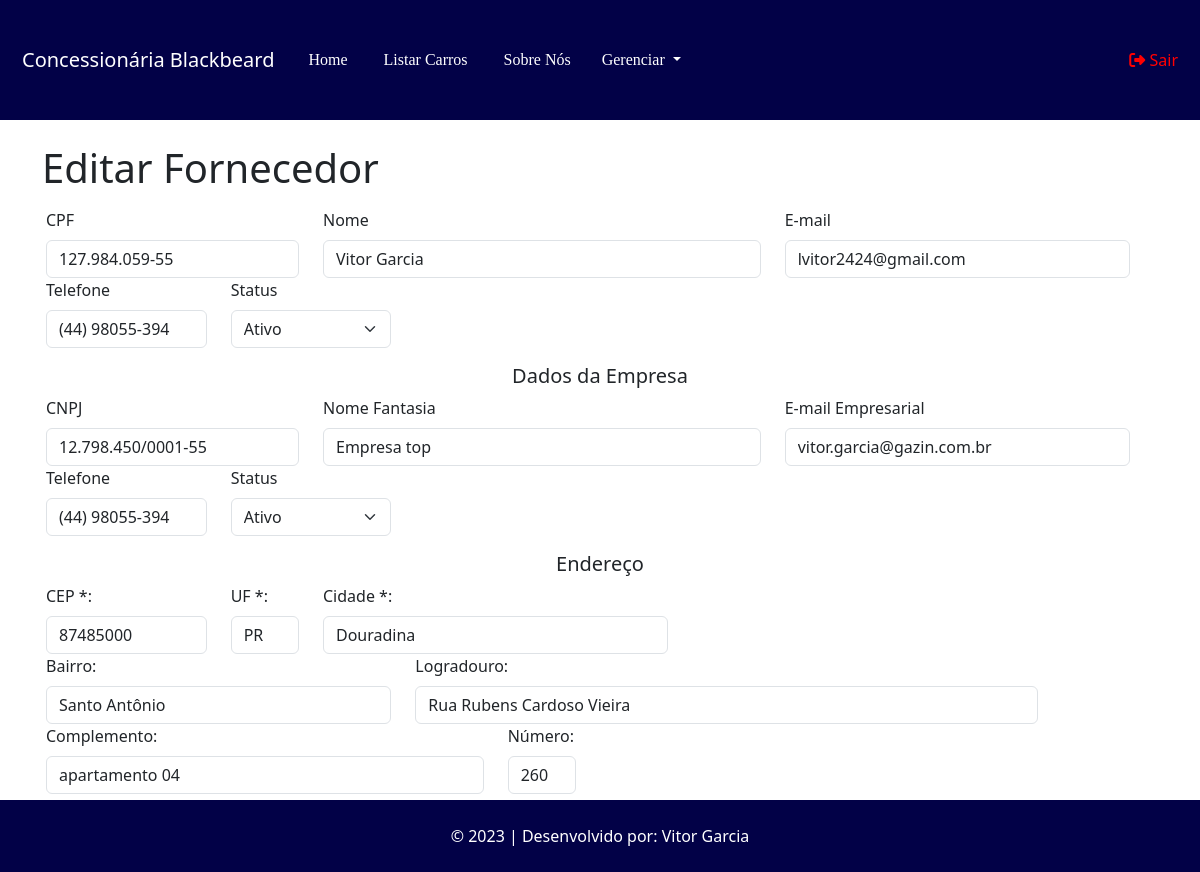
/fornecedor/edicao/1 (signed in), run on the app's committed database.
### tables this page shows
CREATE TABLE `fornecedor` (
  `id` int(11) NOT NULL,
  `nome` varchar(100) NOT NULL,
  `telefone` varchar(20) NOT NULL,
  `email` varchar(100) NOT NULL,
  `cpf` char(15) NOT NULL,
  `status` varchar(12) NOT NULL,
  `cep` varchar(10) DEFAULT NULL,
  `uf` varchar(2) DEFAULT NULL,
  `cidade` varchar(255) DEFAULT NULL,
  `bairro` varchar(255) DEFAULT NULL,
  `logradouro` varchar(255) DEFAULT NULL,
  `complemento` varchar(255) DEFAULT NULL,
  `numero` varchar(10) DEFAULT NULL,
  `cnpj` char(20) NOT NULL,
  `email_empresa` varchar(100) NOT NULL,
  `nome_fantasia` varchar(255) NOT NULL
);

### App/Controllers/Controller.php (called while the page is built, shortened)
<?php
abstract class Controller
{
    private $viewVar;
    public function render($view)
    {
        $viewVar = $this->getViewVar();
        require_once PATH . '/App/Views/layouts/cabecalho.php';
        require_once PATH . '/App/Views/layouts/menu.php';
        require_once PATH . '/App/Views/' . $view . '.php';
        require_once PATH . '/App/Views/layouts/rodape.php';
    }
    public function getViewVar()
    {
        return $this->viewVar;
    }
    public function setViewParam($varName, $varValue)
    {
        if ($varName != "" && $varValue != "") {
            $this->viewVar[$varName] = $varValue;
        }
    }
}

### App/Controllers/FornecedorController.php (called while the page is built, shortened)
<?php
class FornecedorController extends Controller
{
    public function edicao($params){
        $idFornecedor = $params[0];
        $fornecedorDAO = new FornecedorDAO();
        $fornecedor = $fornecedorDAO->listar($idFornecedor);
        $this->render('/fornecedor/editar');
    }
}

### index.php (called while the page is built, shortened)
<?php
try {
    $app = new App();
    $app->run();
}catch (\Exception $e){
    $oError = new Erro($e);
    $oError->render();
}

### App/Lib/Conexao.php (called while the page is built, shortened)
<?php
class Conexao
{
    private static $connection;
    public static function getConnection()
    {
        $pdoConfig = DB_DRIVER . ":" . "host=" . DB_HOST . ";";
        $pdoConfig .= "dbname=" . DB_NAME . ";";
        try {
            if (!isset(self::$connection)) {
                self::$connection = new PDO($pdoConfig, DB_USER, DB_PASSWORD);
                self::$connection->setAttribute(PDO::ATTR_ERRMODE, PDO::ERRMODE_EXCEPTION);
            }
            return self::$connection;
        } catch (PDOException $e) {
            throw new Exception("Erro de conexão com o banco de dados", 500);
        }
    }
}

### App/Models/DAO/BaseDAO.php (called while the page is built, shortened)
<?php
abstract class BaseDAO
{
    private $conexao;
    public function __construct()
    {
        $this->conexao = Conexao::getConnection();
    }
    public function select($sql)
    {
        if (!empty($sql)) {
            return $this->conexao->query($sql);
        }
    }
}

### App/Models/DAO/FornecedorDAO.php (called while the page is built, shortened)
<?php
class FornecedorDAO extends BaseDAO{
    public function listar($id = null){
        if($id){
            $resultado = $this->select(
                "SELECT * FROM fornecedor WHERE id = $id"
            );
            return $resultado->fetchObject(Fornecedor::class);
        } else {
            $resultado = $this->select(
                'SELECT * FROM fornecedor'
            );
            return $resultado->fetchAll(\PDO::FETCH_CLASS, Fornecedor::class);
        }
        return false;
    }
}
?>

### App/Models/Entidades/Fornecedor.php (called while the page is built, shortened)
<?php
class Fornecedor{
     private $id;
     private $nome;
     private $nome_fantasia;
     private $telefone;
     private $email;
     private $email_empresa;
     private $cpf;
     private $cnpj;
     private $status;
     private $cep;
     private $uf;
     private $cidade;
     private $bairro;
     private $logradouro;
     private $complemento;
     private $numero;
     public function getId(){
        return $this->id;
   }
   function getNome(){
        return $this->nome;
   }
    function getNome_fantasia(){
        return $this->nome_fantasia;
    }
   public function getTelefone(){
        return $this->telefone;
   }
   public function getEmail(){
        return $this->email;
   }
   public function getCpf(){
         return $this->cpf;
   }
    public function getEmail_empresa(){
        return $this->email_empresa;
    }
    public function getCnpj(){
        return $this->cnpj;
    }
   public function getStatus(){
        return $this->status;
   }
   public function getCep(){
     return $this->cep;
   }
   public function getUf(){
       return $this->uf;
   }
   public function getCidade(){
       return $this->cidade;
   }
   public function getBairro(){
       return $this->bairro;
   }
   public function getLogradouro(){
       return $this->logradouro;
   }
   public function getComplemento(){
       return $this->complemento;
   }
   public function getNumero(){
       return $this->numero;
   }
}
?>

### App/Views/fornecedor/editar.php (the view, shortened to what this page needs)
<?php
$fornecedor = $viewVar['fornecedor'];
$fornecedorDAO = new FornecedorDAO();
$fornecedor = $fornecedorDAO->listar($fornecedor->getId());
if (isset($_SESSION['login'])) {
?>
<div class="container">
  <br>
    <h1>Editar Fornecedor</h1>
  <br>
  <form action="http://<?php echo APP_HOST; ?>/fornecedor/atualizar" method="post" class="row g-3">
    <div class="row">
        <div class="col-md-3">
                <label for="inputCpf" class="form-label">CPF</label>
                <input type="text" name="cpf" id="cpf" class="form-control" value="<?php echo $fornecedor->getCPF();?>" onkeyup="cpfCheck(this)" maxlength="14" onkeydown="javascript: fMasc( this, mCPF );" required><span id="cpfResponse"></span>
        </div>
      <div class="col-md-5">
      <label for="inputNome" class="form-label">Nome</label>
        <input type="text" class="form-control" id="inputNome" name="nome" value="<?php echo $fornecedor->getNome();?>" required>
      </div>
      <div class="col-md-4">
      <label for="inputEmail" class="form-label">E-mail</label>
        <input type="email" class="form-control" id="inputEmail" name="email" value="<?php echo $fornecedor->getEmail();?>" required>
      </div>
    </div>
    <div class="row">
        <div class="col-md-2">
          <label for="inputTelefone" class="form-label">Telefone</label>
          <input type="tel" class="form-control inputTelefone" id="inputTelefone" name="telefone" value="<?php echo $fornecedor->getTelefone();?>" required>
        </div>
        <div class="col-md-2">
          <label for="selectStatus" class="form-label">Status</label>
            <select class="form-select" aria-label="Status" id="selectStatus" name="status">
              <option <?php echo ($fornecedor->getStatus() == "Ativo" ) ? "selected" : null ; ?> value="Ativo">Ativo</option>
            </select>
        </div>
      </div>
      <h5 class="text-center">Dados da Empresa</h5>
      <div class="row">
        <div class="col-md-3">
                <label for="inputCpf" class="form-label">CNPJ</label>
                <input type="text" name="cnpj" id="inputCnpj" class="form-control" value="<?php echo $fornecedor->getCnpj();?>" required>
        </div>
      <div class="col-md-5">
      <label for="inputNome_fantasia" class="form-label">Nome Fantasia</label>
        <input type="text" class="form-control" id="inputNome_fantasia" name="nome_fantasia" value="<?php echo $fornecedor->getNome_fantasia();?>" required>
      </div>
      <div class="col-md-4">
      <label for="inputEmail_empresa" class="form-label">E-mail Empresarial</label>
        <input type="email_empresa" class="form-control" id="inputEmail_empresa" name="email_empresa" value="<?php echo $fornecedor->getEmail_empresa();?>" required>
      </div>
    </div>
    <div class="row">
        <div class="col-md-2">
          <label for="inputTelefone" class="form-label">Telefone</label>
          <input type="tel" class="form-control" id="inputTelefone" name="telefone" value="<?php echo $fornecedor->getTelefone();?>" required>
        </div>
        <div class="col-md-2">
          <label for="selectStatus" class="form-label">Status</label>
            <select class="form-select" aria-label="Status" id="selectStatus" name="status">
              <option <?php echo ($fornecedor->getStatus() == "Ativo" ) ? "selected" : null ; ?> value="Ativo">Ativo</option>
            </select>
        </div>
      </div>
    <h5 class="text-center">Endereço</h5>
            <div class="row">
                <div class="col-md-2">
                    <label for="cep" class="form-label">CEP *: </label>
                    <input type="text" class="form-control" name="cep" id="cep" maxlength="8" placeholder="Somente Números" onblur="pesquisacep(this.value);" value="<?php echo $fornecedor->getCEP();?>" required>
                </div>
                <div class="form-group col-md-1">
                <label for="uf" class="form-label">UF *: </label>
                    <input type="text" class="form-control disabled" name="uf" value="<?php echo $fornecedor->getUF();?>" id="uf" size="2" maxlength="2" readonly>
                </div>
                <div class="form-group col-md-4">
                <label for="cidade" class="form-label">Cidade *: </label>
                    <input type="text" class="form-control" name="cidade" id="cidade" value="<?php echo $fornecedor->getCidade();?>" readonly>
                </div>
            </div>
            <div class="row">
                <div class="form-group col-md-4">
                    <label for="bairro"class="form-label">Bairro: </label>
                    <input type="text" class="form-control" name="bairro" id="bairro" value="<?php echo $fornecedor->getBairro();?>">
                </div>
                <div class="form-group col-md-7">
                    <label for="logradouro"class="form-label">Logradouro: </label>
                    <input type="text" class="form-control" name="logradouro" id="logradouro" value="<?php echo $fornecedor->getLogradouro();?>">
                </div>
            </div>
            <div class="row">
                <div class="form-group col-md-5">
                    <label for="complemento"class="form-label">Complemento: </label>
                    <input type="text" class="form-control" name="complemento" id="complemento" value="<?php echo $fornecedor->getComplemento();?>" >
                </div>
                <div class="form-group col-md-1">
                    <label for="numero"class="form-label">Número: </label>
                    <input type="text" class="form-control" name="numero" id="numero" value="<?php echo $fornecedor->getNumero();?>">
                </div>
            </div>
    <div class="col-md-12 d-flex justify-content-end">
      <button type="submit" class="btn btn-success">Atualizar</button>&nbsp&nbsp
      <a href="http://<?php echo APP_HOST; ?>/fornecedor/pesquisar" class="btn btn-danger btn-sm">Cancelar</a>
   </div>
  </form>
  <br>
</div>
<?php
    }
?>

### data on the page
fornecedor: cpf "127.984.059-55", nome "Vitor Garcia", email "lvitor2424@gmail.com", telefone "(44) 98055-394", status "Ativo", cnpj "12.798.450/0001-55", nome_fantasia "Empresa top", email_empresa "vitor.garcia@gazin.com.br", cep "87485000", uf "PR", cidade "Douradina", bairro "Santo Antônio", logradouro "Rua Rubens Cardoso Vieira", complemento "apartamento 04", numero "260"
